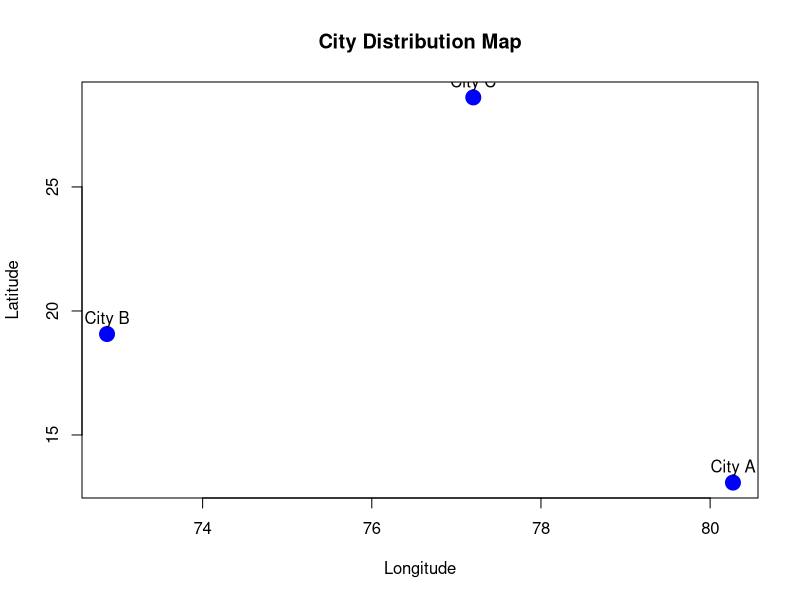
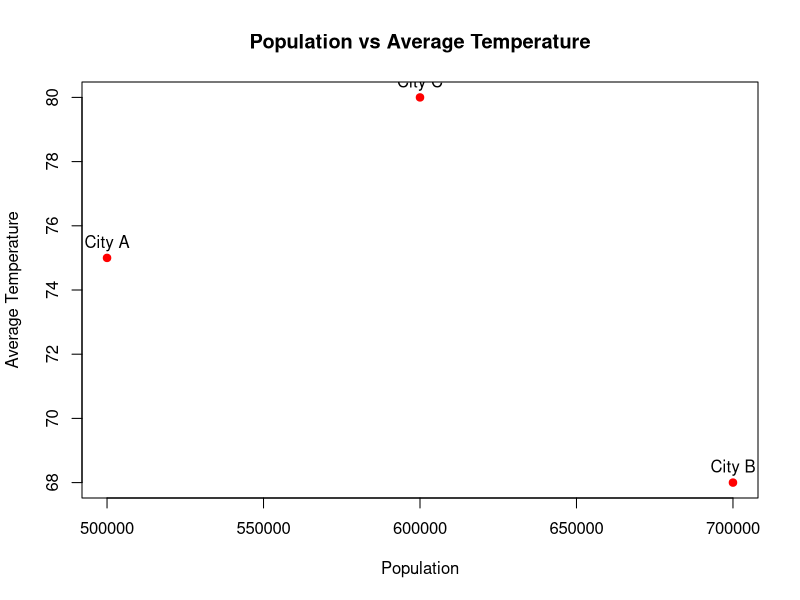

The R source for these figures, in order:
# Geographic Dataset
geo <- data.frame(
  City = c("City A", "City B", "City C"),
  Population = c(500000, 700000, 600000),
  Avg_Temperature = c(75, 68, 80),
  Elevation = c(1000, 800, 1200)
)

print(geo)



# Dataset with sample coordinates
geo <- data.frame(
  City = c("City A", "City B", "City C"),
  Latitude = c(13.08, 19.07, 28.61),
  Longitude = c(80.27, 72.87, 77.20)
)

plot(geo$Longitude, geo$Latitude,
     pch = 19,
     cex = 2,
     col = "blue",
     xlab = "Longitude",
     ylab = "Latitude",
     main = "City Distribution Map")

text(geo$Longitude, geo$Latitude,
     labels = geo$City,
     pos = 3)


geo <- data.frame(
  City = c("City A", "City B", "City C"),
  Population = c(500000, 700000, 600000),
  Avg_Temperature = c(75, 68, 80)
)

plot(geo$Population,
     geo$Avg_Temperature,
     pch = 19,
     col = "red",
     main = "Population vs Average Temperature",
     xlab = "Population",
     ylab = "Average Temperature")

text(geo$Population,
     geo$Avg_Temperature,
     labels = geo$City,
     pos = 3)


geo <- data.frame(
  City = c("City A", "City B", "City C"),
  Population = c(500000, 700000, 600000),
  Avg_Temperature = c(75, 68, 80),
  Elevation = c(1000, 800, 1200)
)

print(geo)

# For RStudio
View(geo)
